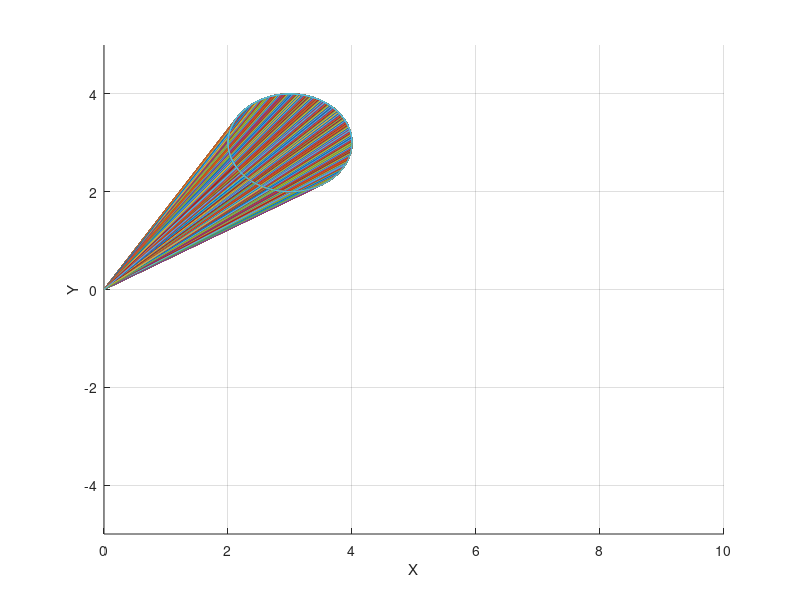

Write the MATLAB code that produced this figure.
xlim([0, 10]);
ylim([-5, 5]);
zlim([0, 10]);
xlabel('X');
ylabel('Y');
zlabel('Z');
grid on;
hold on;

r = 1

for i=1:1000
    n = linspace(0, 10);
    x = r*cos(n)+3;
    y = r*sin(n)+3;
    line(x, y);
    
    hold on;
    
    x_val = [0, r*cos(i)+3];
    y_val = [0, r*sin(i)+3];
    plot(x_val, y_val);
    pause(0.1);
    
    axis;
    
    hold off;
    
    drawnow;
end 